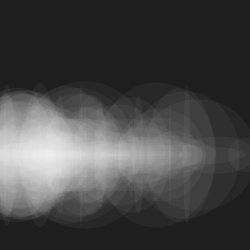
Frame 1 (no input)
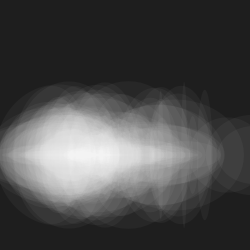
Frame 60 (the mouse pressed at the canvas centre just before this capture)
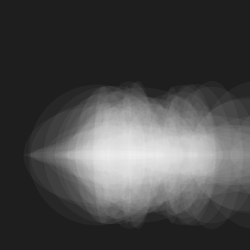
Frame 120 (the mouse held since frame 60 and released just before this capture)

The Processing sketch that drew these frames (run headless with seeded random() and noise(); from frame 60 on, the mouse is pressed at the canvas centre):

// Processing sketch: processing_18578
// ── processing_18578.pde

float x, y;
float size = 40;

void setup() 
{
  size(250,250);
  noStroke();
  frameRate(30);
  smooth();
}

void draw() 
{
  background(30);
  x = x + 0.8;    //moves circles across screen
  
  if (x > width + size) {
    x = -size;     //loops
  } 
  
  translate(x, height/2-size/2); //moves it across screen horizontally
  fill(255);
  noStroke ();
fill (255, 10);
for (int x = 0; x < width; x+=2) { //
  ellipse (random(x), height / 5, random(150),random(150));
}
}
